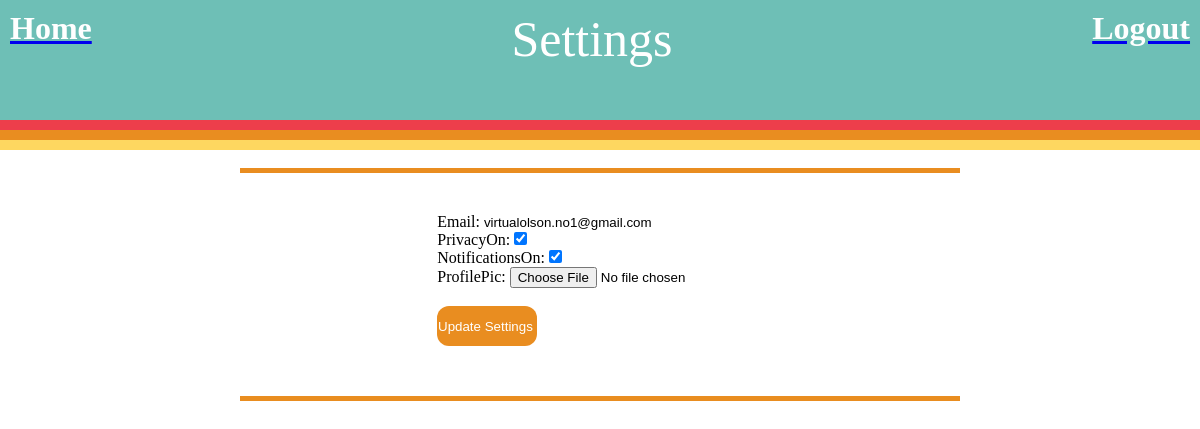
/settings/ (signed in), run on an earlier commit of the app's database.
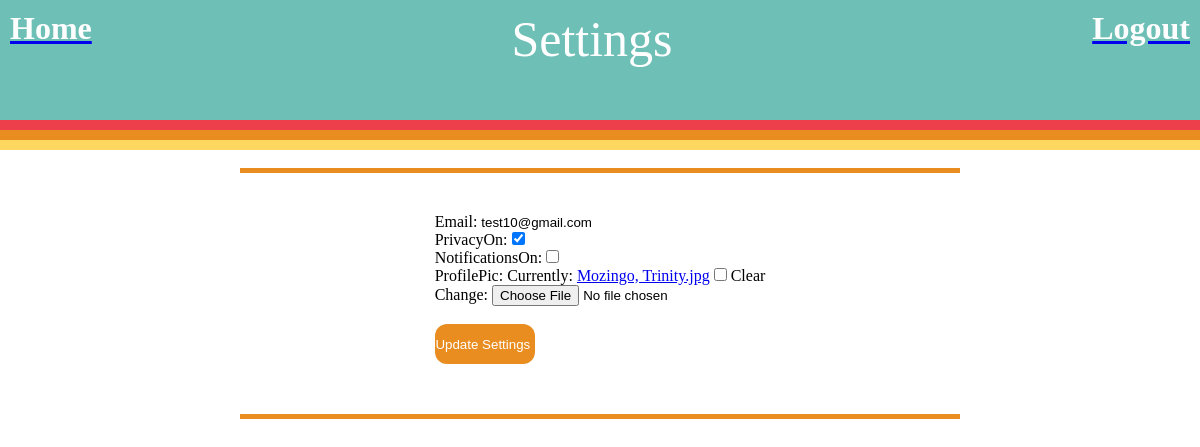
And on a later commit of the database.
### base/models.py (models this page shows, shortened)
class Profile(models.Model):
    profilePic = models.ImageField(null=True, blank=True)
    user = models.OneToOneField(User, null=True, blank=True, on_delete=models.CASCADE)
    email = models.EmailField(null=True, blank=True)
    notificationsOn = models.BooleanField(default=True)
    privacyOn = models.BooleanField(default=False)
    pointsToSend = models.IntegerField(default=100)
    pointsReceived = models.IntegerField(default=0)
    updated = models.DateTimeField(auto_now=True)
    created = models.DateTimeField(auto_now_add=True)
    lastMessageSent = models.DateTimeField(auto_now_add=True)
    class Meta:
        ordering = ['-pointsReceived']

### base/views.py (the view, shortened to what this page needs)
# urls.py: path('settings/', views.settings, name="settings"),
@login_required(login_url='login')
def settings(request):
    page = 'Settings'
    user = request.user
    profiles = Profile.objects.all()
    for profile in profiles:
        if profile.user == user:
            profile = Profile.objects.get(user=user)
    form = SettingsForm(instance=profile)
    context = {'form': form, 'page': page}
    return render(request, 'base/settings.html', context)

### base/forms.py
class SettingsForm(ModelForm):
    class Meta:
        model = Profile
        fields = ['email', 'privacyOn', 'notificationsOn', 'profilePic']

### base/templates/base/settings.html (shortened to what this page needs)
{% extends 'main.html' %} {% block content %}
<br>
<div class="headerL"></div>
<div class="containerSet">
    <form method="POST" action="" , enctype="" multipart/form-data>
        {% csrf_token %} {{form.as_p}}
        <div class="itemSet">
            <br>
            <input type="submit" value="Update Settings " style="color: white; border-radius: 12px; background-color: #E98D20; height: 40px; width: 100px;" />
        </div>
    </form>
</div>
<br>
<div class="headerL"></div>
{% endblock content %}

### templates/main.html (shortened to what this page needs)
<!DOCTYPE html>
<html>
<head>
</head>
<body>
    {% include 'navbar.html' %}  {% block content %} {% endblock %}
</body>
</html>

### templates/navbar.html (shortened to what this page needs)
<div class="containerNav">
    <div class="item">
        <a class="noDecoration" href="/">
            <h1 style="text-align: left; color: white; text-decoration: none  !important;">Home</h1>
        </a>
    </div>
    <div class = "item">
        <div class = "headings" style = "text-align: center;"> {{page}} </div>
    </div>
    <div class="item">
        {% if request.user.is_authenticated %}
        <a class="noDecoration" href="{% url 'logout' %}">
            <h1 style="text-align: right; color: white; text-decoration-line: none; text-decoration-color: white;">Logout</h1>
        </a> {% else %}
        <a href="{% url 'login' %}">
            <h1 style="text-align: right; color:white; text-decoration-line: none;">Login</h1>
        </a> {% endif %}
    </div>
</div>
<div class="contest"></div>
<div class="contest" style="background: #E98D20;"></div>
<div class="contest" style="background: #FED760;"></div>

### templates/main.html (style rules this page uses)
body { height: 100%; }

### templates/navbar.html (style rules this page uses)
.containerNav { display: flex; background: #6EBFB6; padding: 10px; }
.contest { display: fixed; background: #ED3E4B; height: 10px; width: 100%; }
.item { flex-grow: 1; height: 100px; color: white; text-decoration: none; align-items: center; justify-content: center; }
.item+.item { margin-left: 2%; }
.headings { font-size: 50px; }

### base/templates/base/settings.html (style rules this page uses)
* { margin: 0; border: 0; padding: 0; }
.containerSet { display: flex; flex-direction: column; align-items: center; justify-content: center; padding: 20px; margin: 20px; }
.itemSet { height: 40px; margin-bottom: 10px; }
.headerL { display: fixed; background: #E98D20; height: 5px; width: 60%; margin: auto; }

What changed in the data, as far as the page shows it:
changed Profile: email "virtualolson.no1@gmail.com" → "test10@gmail.com"; notificationsOn "☑" → "☐"
Also different on the page:
form field as_p: (not shown) → "☐"
text no longer shown: "Email: PrivacyOn: NotificationsOn: ProfilePic:"
text now shown: "Email: PrivacyOn: NotificationsOn: ProfilePic: Currently: Mozingo, Trinity.jpg Clear Change:"
